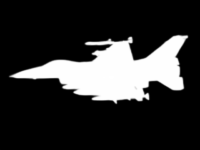
#> input picture source.png, 200 x 150 px
$ python multiple_blending.py
#> lines starting #> are read from the running program, lines starting #| are printed output that depends on the picture
### utils.py
import os
import cv2
import glob
import numpy as np
from PIL import Image
import matplotlib.pyplot as plt

from skimage.segmentation import find_boundaries
import scipy.signal
import scipy.linalg
import scipy.sparse

def read_image(path, scale=1, gray=False):
#> called with path = 'source.png', scale = 1, gray = True
    img = Image.open(path)
#> img is the input picture: PIL image 200x150 RGB; min 0, max 255, mean 49.1
    if scale != 1:
        w, h = img.size
        img = img.resize((int(w * scale), int(h * scale)), Image.BICUBIC)
    if gray:
        img = img.convert("L")
#> img: PIL image 200x150 L
    img = np.array(img)
    if len(img.shape) == 3:
        img = img[..., :3]
    return img.astype(np.float64) / 255

# [14 lines of commented-out code are left out]

def rgb2gray(img):
    r, g, b = img[..., 0], img[..., 1], img[..., 2]
    return 0.2126 * r + 0.7152 * g + 0.0722 * b

# [40 lines left out: functions process_mask, compute_laplacian, compute_gradient, not called in this run]

def get_pixel_ids(img):
    pixel_ids = np.arange(img.shape[0] * img.shape[1]).reshape(img.shape[0], img.shape[1])
    return pixel_ids

# [4 lines left out: function get_masked_values, not called in this run]

def get_alpha_blended_img(src, target, alpha_mask):
    return src * alpha_mask + target * (1 - alpha_mask)

def dilate_img(img, k):
    kernel = np.ones((k, k), np.uint8)
    return cv2.dilate(img, kernel, iterations = 1)

# [6 lines left out: function estimate_sparse_rank, not called in this run]

### multiple_blending.py
import cv2
import numpy as np
from PIL import Image
import utils
from seamless_cloning import PoissonSeamlessCloner
import os

def crop_image(input_image, crop_size, hop_size_x, y):
    h, w = input_image.shape[:2]
    crops = []
    crops_idx = []

    for j in range(0, w, hop_size_x):
        crop = input_image[y:y+crop_size[0], j:j+crop_size[1]]
        if crop.shape[:2] == crop_size:
            crops.append(crop)
            crops_idx.append((y, y+crop_size[0], j, j+crop_size[1]))
    return crops, crops_idx

def main(mask_path, source_image_path, target_image_path, output_dir, solver='spsolve', scale=1.0, gradient_mixing_mode='max', gradient_mixing_alpha=1.0):
    mask = utils.read_image(mask_path, scale=1.0, gray=True)
    src_rgb = utils.read_image(source_image_path, scale=1.0, gray=False)
#> call 2 of read_image, with path = 'source.jpg', scale = 1, gray = False
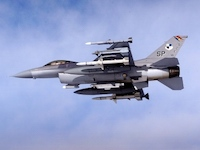
#> input picture source.jpg, 200 x 150 px
#> in read_image, img is the input picture: PIL image 200x150 RGB; mean R, G, B 151.7, 162.6, 202.8
#> in read_image (call 2), `return img.astype(np.float64) / 255`:
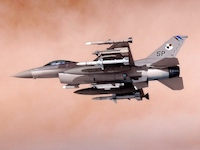
#> returned value: shape (150, 200, 3) float64; mean of channels 0, 1, 2 0.595, 0.638, 0.795; drawn as B, G, R
    target_rgb = utils.read_image(target_image_path, scale=1.0,  gray=False)
#> call 3 of read_image, with path = 'target.jpg', scale = 1, gray = False
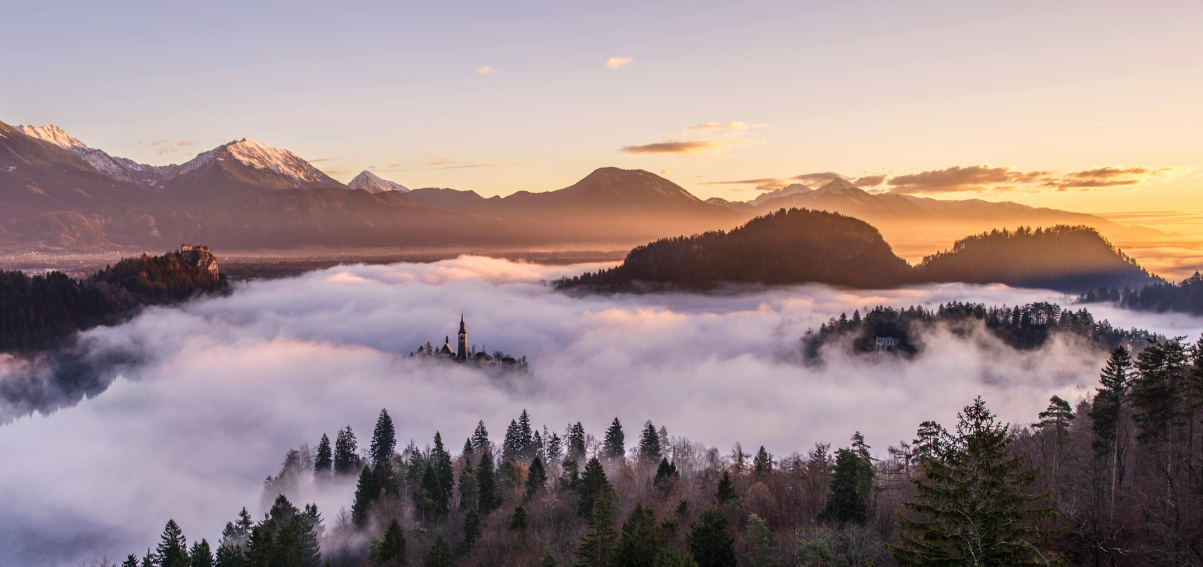
#> input picture target.jpg, 6012 x 2832 px (shown at 1/5 size)
#> in read_image, img is the input picture: PIL image 6012x2832 RGB; mean R, G, B 156.3, 137.4, 137.9
#> in read_image (call 3), `return img.astype(np.float64) / 255`:
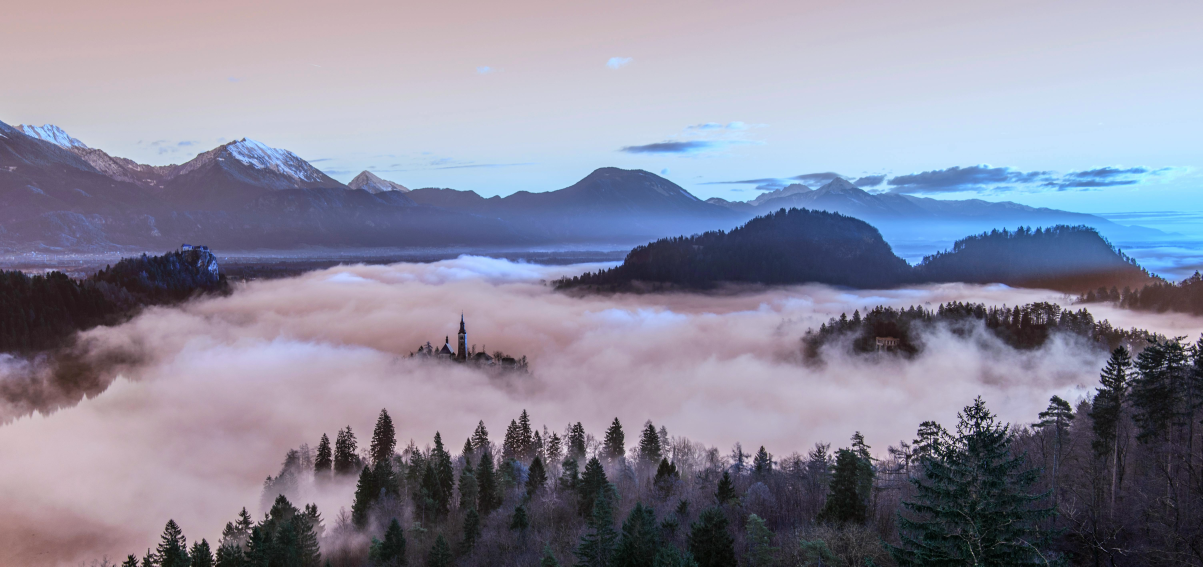
#> returned value: shape (2832, 6012, 3) float64 (shown at 1/5 size); mean of channels 0, 1, 2 0.613, 0.539, 0.541; drawn as B, G, R

    src_size = src_rgb.shape[:2]
#> src_size = (150, 200)

    # Crop the input image
#> (the run stopped early here; a loop or call above may not have finished)
